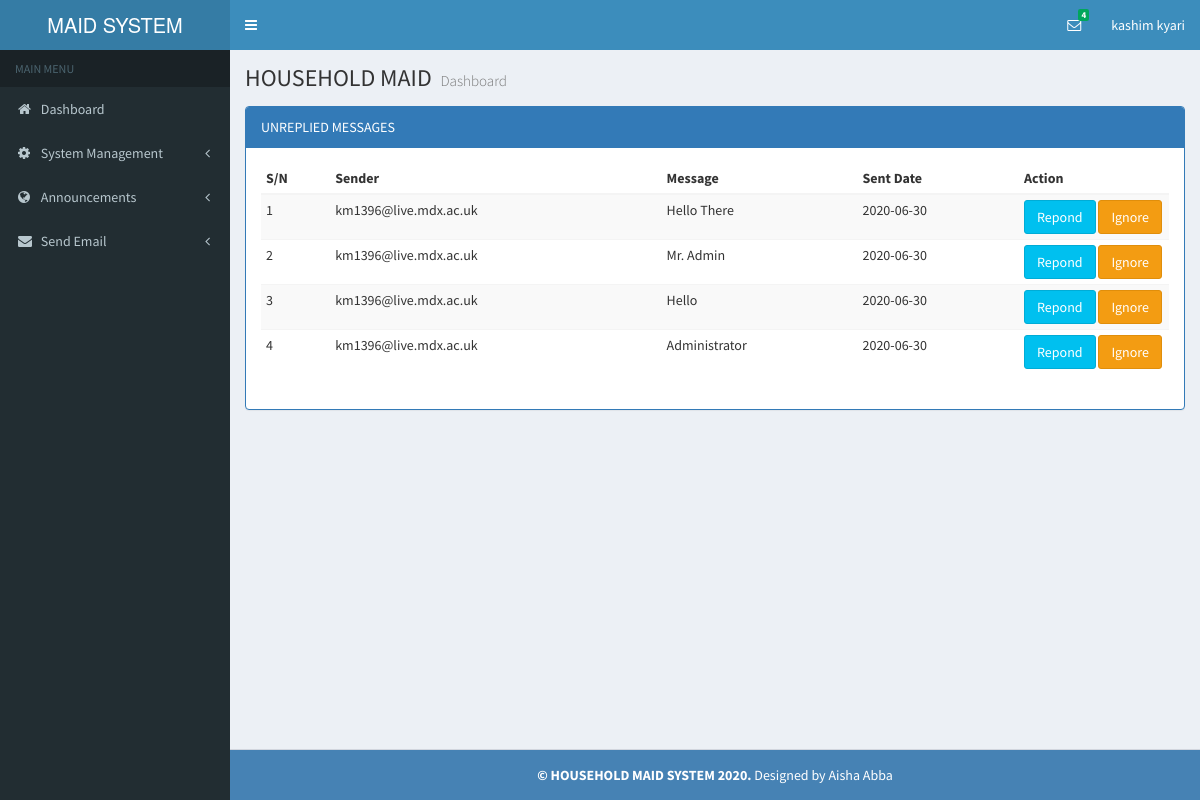
Screenshot of /admin/unreplied_messages.php (signed in) with the database file from the repository.
### tables this page shows
CREATE TABLE `accounts` (
  `fname` varchar(255) NOT NULL,
  `lname` varchar(255) NOT NULL,
  `id_number` int(255) NOT NULL,
  `email` varchar(255) NOT NULL,
  `phone` varchar(255) NOT NULL,
  `address` varchar(255) NOT NULL,
  `town` varchar(255) NOT NULL,
  `password` varchar(255) NOT NULL,
  `role_id` varchar(255) NOT NULL
);

CREATE TABLE `inquiries` (
  `sender` varchar(255) NOT NULL,
  `message` varchar(255) NOT NULL,
  `sent_date` date NOT NULL DEFAULT current_timestamp(),
  `reply_date` date NOT NULL DEFAULT current_timestamp(),
  `reply` varchar(255) NOT NULL,
  `id` int(11) NOT NULL
);

### admin/unreplied_messages.php (the view, shortened to what this page needs)
<?php require_once('include/header.php')?>
<?php require_once('include/sidebar.php')?>
<div class="content-wrapper">
    <section class="content-header">
        <h1>
            HOUSEHOLD MAID <small>  Dashboard </small>
        </h1>
    </section>
    <section class="content">
        <div class="panel panel-primary">
            <div class="panel-heading">UNREPLIED MESSAGES </div>
            <div class="panel-body">
                <div class="table-responsive">
                    <table class="table table-striped table-condensed  table-hover" id="example2">
                        <thead>
                        <tr>
                            <th>S/N</th>
                            <th>Sender </th>
                            <th>Message</th>
                            <th>Sent Date</th>
                            <th style="width: 150px;">Action</th>
                        </tr>
                        </thead>
                        <tbody>
                        <?php
                        $stmt=$conn->query("SELECT * FROM inquiries ");
                        $i=1;
                        while($meso=mysqli_fetch_assoc($stmt))
                        {
                            $senderid=$meso['id'];
                            ?>
                            <tr>
                                <td><?php echo $i;  ?></td>
                                <td><?php echo $meso['sender']; ?></td>
                                <td><?php echo $meso['message']; ?></td>
                                <td><?php echo $meso['sent_date']; ?></td>
                                <td><a href="message_replies?chat_id=<?php echo $senderid ; ?>" class="btn btn-info">Repond</a>
                                    <a class="btn btn-warning" id="ignore" data-id="<?php echo $senderid; ?>" href="javascript:void(0)">Ignore</a>
                                </td>
                            </tr>
                            <?php
                            $i++;     }
                        ?>
                        </tbody>
                    </table>
                </div>
            </div>
        </div>
</div>
<?php require_once('include/footer.php')?>

### admin/include/header.php (shortened to what this page needs)
<?php
require_once('../dbconnect.php');
$role=  $_SESSION['role_session'];
if(!isset($_SESSION['admin'])  && $role!=1)
{
        header("Location:../login.php");
}
else{
    $session_id= $_SESSION['admin'];
    $query=$conn->query("SELECT * FROM accounts WHERE email='$session_id'");
    $row=$query->fetch_array();
    $fname=$row['fname'];
    $lname=$row['lname'];
}
    ?>
<!DOCTYPE html>
<html>
  <head>
    <link rel="stylesheet" href="../assets/bootstrap/css/bootstrap.min.css">
      <link rel="stylesheet" href="../assets/swal2/sweetalert2.min.css">
    <link rel="stylesheet" href="../assets/css/font-awesome.min.css">
    <link rel="stylesheet" href="../assets/css/ionicons.min.css">
    <link rel="stylesheet" href="../assets/css/AdminLTE.min.css">
    <link rel="stylesheet" href="../assets/css/skins/_all-skins.min.css">
      <link href="../assets/modal-effect/css/component.css" rel="stylesheet">
    <link rel="stylesheet" href="../assets/plugins/datepicker/datepicker3.css">
    <link rel="stylesheet" href="../assets/plugins/daterangepicker/daterangepicker-bs3.css">
    <link href="../assets/elibrary/fileinput/css/fileinput.css " media="all" rel="stylesheet" type="text/css" />
    <link href="../assets/elibrary/modal/css/bootstrap-modal.css" media="all" rel="stylesheet" type="text/css" />
    <link href="../assets/elibrary/css/li-scroller.css" media="all" rel="stylesheet" type="text/css" />
    <link href="../assets/elibrary/plugins/dataTables/dataTables.bootstrap.css " media="all" rel="stylesheet" type="text/css" />
   </head>
   <body class="hold-transition skin-blue sidebar-mini">
    <div class="wrapper">
      <header class="main-header">
        <a href="index" class="logo">
          <span class="logo-lg">MAID SYSTEM</span>
        </a>
        <nav class="navbar navbar-static-top" role="navigation">
          <a href="#" class="sidebar-toggle" data-toggle="offcanvas" role="button">
          </a>
          <div class="navbar-custom-menu">
            <ul class="nav navbar-nav">
                <li class="dropdown messages-menu">
                <a href="#" class="dropdown-toggle" data-toggle="dropdown">
                  <i class="fa fa-envelope-o"></i>
                    <?php
                    $stmt=$conn->query("SELECT * FROM inquiries");
                    $count=mysqli_num_rows($stmt);
                    ?>
                  <span class="label label-success"><?php echo $count; ?></span>
                </a>
              </li>
              <li class="dropdown user user-menu">
                <a href="#" class="dropdown-toggle" data-toggle="dropdown">
                  <span class="hidden-xs"><?php echo $fname;   ?></span>
                  <span class="hidden-xs"><?php echo $lname;   ?></span>
                </a>
              </li>
            </ul>
          </div>
        </nav>
      </header>

### rows the page displays
accounts: fname "kashim", lname "kyari"
inquiries: sender "km1396@live.mdx.ac.uk", message "Hello There", sent_date "2020-06-30"
inquiries: sender "km1396@live.mdx.ac.uk", message "Mr. Admin", sent_date "2020-06-30"
inquiries: sender "km1396@live.mdx.ac.uk", message "Hello", sent_date "2020-06-30"
inquiries: sender "km1396@live.mdx.ac.uk", message "Administrator", sent_date "2020-06-30"

### other values shown
$count "4"
